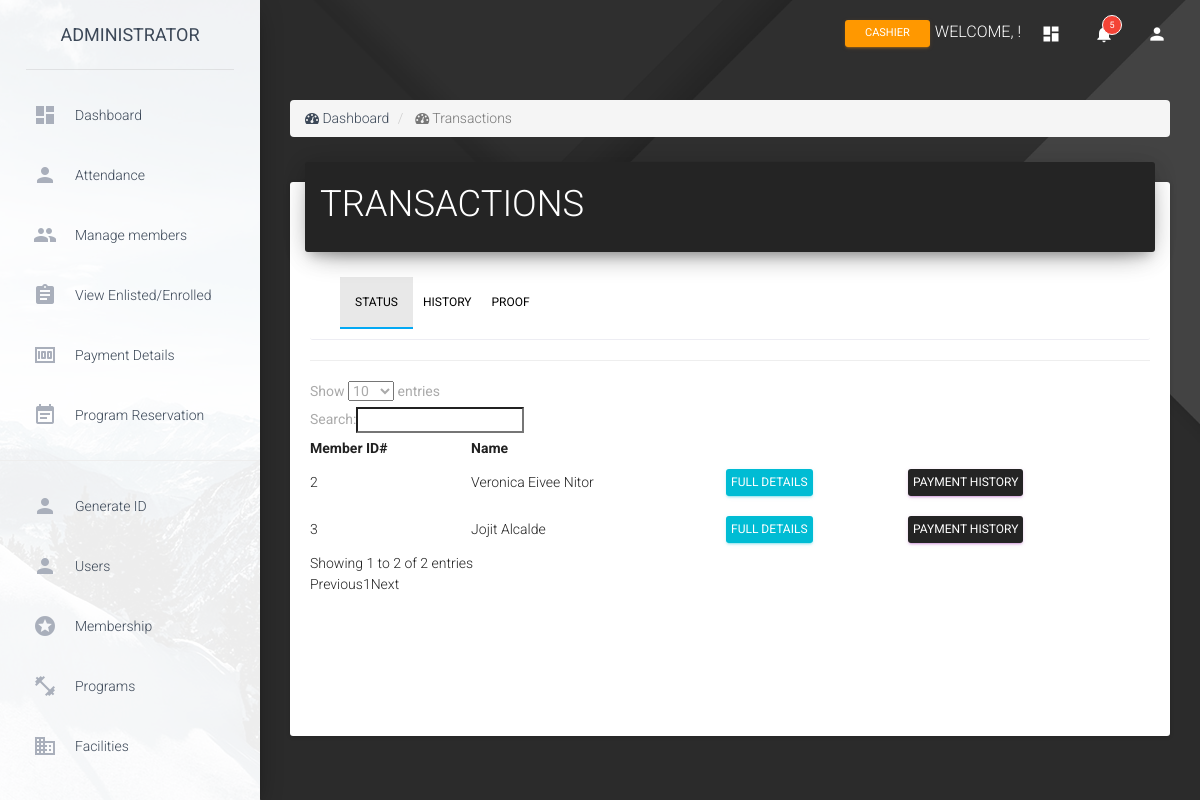
Page /ADMIN/transactions.php on the committed database.
### tables this page shows
CREATE TABLE `tbl_members` (
  `membercolor` varchar(100) NOT NULL,
  `member_id` int(11) NOT NULL,
  `custinfo_id` int(11) NOT NULL,
  `membership_id` int(11) NOT NULL,
  `isActive` int(11) NOT NULL,
  `membershipdate` datetime NOT NULL,
  `membershipexpiry` datetime NOT NULL
);

CREATE TABLE `tbl_custinfo` (
  `custinfo_id` int(11) NOT NULL,
  `fname` varchar(200) NOT NULL,
  `mname` varchar(200) NOT NULL,
  `lname` varchar(200) NOT NULL,
  `email` varchar(200) NOT NULL,
  `profilepic` varchar(200) NOT NULL,
  `gender` varchar(200) NOT NULL,
  `status` varchar(200) NOT NULL,
  `nationality` varchar(200) NOT NULL,
  `dateofbirth` varchar(200) NOT NULL,
  `placeofbirth` varchar(200) NOT NULL,
  `homeaddress` varchar(200) NOT NULL,
  `businessname` varchar(200) NOT NULL,
  `businessaddress` varchar(200) NOT NULL,
  `emergencyperson` varchar(200) NOT NULL,
  `EPnumber` varchar(20) NOT NULL,
  `addressphone` varchar(200) NOT NULL,
  `HSI` varchar(200) NOT NULL,
  `clubs` varchar(200) NOT NULL,
  `howdiduknow` varchar(200) NOT NULL,
  `commentsnotes` varchar(200) NOT NULL
);

### ADMIN/transactions.php (the view, shortened to what this page needs)
<!doctype html>
<html lang="en">
<head>
    <?php include 'head.php'; ?>
    <link rel="stylesheet" type="text/css" href="//cdnjs.cloudflare.com/ajax/libs/material-design-lite/1.1.0/material.min.css">
    <link rel="stylesheet" type="text/css" href="https://cdn.datatables.net/1.10.16/css/dataTables.material.min.css">
</head>
<body>
    <div class="wrapper" style="background: url('Dark_background_1920x1080.png')
    center top no-repeat; background-size: cover;">
        <?php include 'sidebar.php'; ?>
        <div class="main-panel">
            <?php include 'nav.php'; ?>
            <div class="content">
                <div class="container-fluid">
                    <ol class='breadcrumb'>
                        <li>
                            <i class='fa fa-dashboard'></i> Dashboard
                        </li>
                        <li class='active'>
                            <i class='fa fa-dashboard'></i> Transactions
                        </li>
                    </ol>
                    <div class="card">
                        <div class="card-header" style="background-color: #242424;">
                                  <h2 class="title">TRANSACTIONS</h2>
                        </div>
                        <div class="card-content">
                            <div class="navbar navbar-default nav-justified" style="background-color: transparent; color: black; font-size: 20px;">
                              <div class="container-fluid">
                                <div class="navbar-collapse collapse navbar-responsive-collapse">
                                  <ul class="nav navbar-nav">
                                    <li class="active"
                                        style=" border-bottom: 2px solid #03a9f4 !important; background: rgba(0,0,0, 0.1);"><a href="transactions.php">Status</a></li>
                                    <li><a href="admin_transactions_history.php" style="padding-right: 10px; padding-left: 10px;">History</a></li>
                                    <li><a href="transactions_proof.php" style="padding-right: 10px; padding-left: 10px;">Proof</a></li>
                                  </ul>
                                </div>
                              </div>
                            </div>
                            <hr style = 'background-color: #E2E2E2;'/>
                            <table id="example" class="mdl-data-table" cellspacing="0" width="100%">
                                <thead>
                                    <tr>
                                        <th>Member ID#</th>
                                        <th>Name</th>
                                        <th></th>
                                        <th></th>
                                    </tr>
                                </thead>
                                <tbody>
<?php
                                    $select = mysqli_query($conn, "SELECT * FROM tbl_members
                                                    INNER JOIN tbl_custinfo
                                                    ON tbl_members.custinfo_id = tbl_custinfo.custinfo_id
                                                    INNER JOIN tbl_payment_membership
                                                    ON tbl_payment_membership.user_id = tbl_members.custinfo_id
                                                    INNER JOIN tbl_membership
                                                    ON tbl_members.membership_id = tbl_membership.membership_id");
                                    while ($show = mysqli_fetch_array($select))
                                    {
                                        $member_id = $show['member_id'];
                                        $user_id = $show['custinfo_id'];
                                        $Firstname = $show['fname'];
                                        $Lastname = $show['lname'];
                                        $Name = $Firstname ." ". $Lastname;
?>                                      <tr align="">
                                        <td><?php echo $member_id;?></td>
                                        <td><?php echo $Name;?></td>
                                        <td>
                                            <a href="admin_transactions_full_details.php?user_id=<?php echo $user_id; ?>" class='btn btn-raised btn-info' style='padding: 5px !important; margin-left: 0px;'>FULL DETAILS</i></a>
                                        </td>
                                        <td>
                                            <a href="admin_transactions_member_history.php?user_id=<?php echo $user_id; ?>" class='btn btn-raised btn-primary' style='padding: 5px !important; margin-left: 0px;'>PAYMENT HISTORY</i></a>
                                        </td>
                                        </tr>
<?php
                                    }
?>
                                </tbody>
                            </table><br><br><br><br><br><br>
                        </div>
                    </div>
                </div>
            </div>
        </div>
    </div>
</body>
</html>

### ADMIN/head.php (style rules this page uses)
.navbar { color: white; }

### rows in the picture
tbl_members: member_id "2", custinfo.lname "Veronica Eivee Nitor"
tbl_members: member_id "3", custinfo.lname "Jojit Alcalde"
